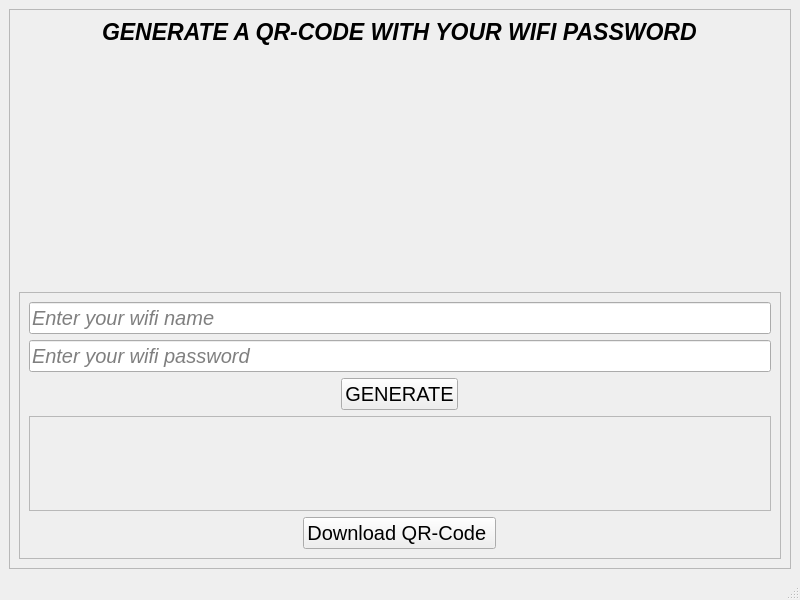
<?xml version="1.0" encoding="UTF-8"?>
<ui version="4.0">
 <class>MainWindow</class>
 <widget class="QMainWindow" name="MainWindow">
  <property name="geometry">
   <rect>
    <x>0</x>
    <y>0</y>
    <width>800</width>
    <height>600</height>
   </rect>
  </property>
  <property name="windowTitle">
   <string>MainWindow</string>
  </property>
  <widget class="QWidget" name="centralwidget">
   <layout class="QGridLayout" name="gridLayout">
    <item row="0" column="0">
     <widget class="QFrame" name="frame">
      <property name="font">
       <font>
        <pointsize>15</pointsize>
       </font>
      </property>
      <property name="autoFillBackground">
       <bool>false</bool>
      </property>
      <property name="frameShape">
       <enum>QFrame::StyledPanel</enum>
      </property>
      <property name="frameShadow">
       <enum>QFrame::Raised</enum>
      </property>
      <layout class="QVBoxLayout" name="verticalLayout_2">
       <item alignment="Qt::AlignHCenter|Qt::AlignTop">
        <widget class="QLabel" name="label">
         <property name="font">
          <font>
           <family>MS Sans Serif</family>
           <pointsize>17</pointsize>
           <weight>75</weight>
           <italic>true</italic>
           <bold>true</bold>
           <underline>false</underline>
           <strikeout>false</strikeout>
          </font>
         </property>
         <property name="text">
          <string>GENERATE A QR-CODE WITH YOUR WIFI PASSWORD</string>
         </property>
        </widget>
       </item>
       <item>
        <widget class="QFrame" name="frame_2">
         <property name="minimumSize">
          <size>
           <width>762</width>
           <height>247</height>
          </size>
         </property>
         <property name="maximumSize">
          <size>
           <width>16777215</width>
           <height>16777215</height>
          </size>
         </property>
         <property name="baseSize">
          <size>
           <width>0</width>
           <height>0</height>
          </size>
         </property>
         <property name="cursor">
          <cursorShape>PointingHandCursor</cursorShape>
         </property>
         <property name="frameShape">
          <enum>QFrame::StyledPanel</enum>
         </property>
         <property name="frameShadow">
          <enum>QFrame::Raised</enum>
         </property>
         <layout class="QVBoxLayout" name="verticalLayout">
          <item>
           <widget class="QLineEdit" name="lineEdit">
            <property name="font">
             <font>
              <italic>true</italic>
             </font>
            </property>
            <property name="cursor">
             <cursorShape>ArrowCursor</cursorShape>
            </property>
            <property name="inputMethodHints">
             <set>Qt::ImhNone</set>
            </property>
            <property name="text">
             <string/>
            </property>
            <property name="echoMode">
             <enum>QLineEdit::Normal</enum>
            </property>
            <property name="placeholderText">
             <string>Enter your wifi name</string>
            </property>
           </widget>
          </item>
          <item>
           <widget class="QLineEdit" name="passwd_line">
            <property name="font">
             <font>
              <pointsize>15</pointsize>
              <italic>true</italic>
             </font>
            </property>
            <property name="echoMode">
             <enum>QLineEdit::Password</enum>
            </property>
            <property name="alignment">
             <set>Qt::AlignLeading|Qt::AlignLeft|Qt::AlignVCenter</set>
            </property>
            <property name="placeholderText">
             <string>Enter your wifi password</string>
            </property>
           </widget>
          </item>
          <item alignment="Qt::AlignHCenter">
           <widget class="QPushButton" name="generate_btn">
            <property name="cursor">
             <cursorShape>PointingHandCursor</cursorShape>
            </property>
            <property name="text">
             <string>GENERATE</string>
            </property>
           </widget>
          </item>
          <item>
           <widget class="QFrame" name="qr_image_frame">
            <property name="frameShape">
             <enum>QFrame::StyledPanel</enum>
            </property>
            <property name="frameShadow">
             <enum>QFrame::Raised</enum>
            </property>
            <layout class="QGridLayout" name="gridLayout_2">
             <item row="0" column="0">
              <widget class="QLabel" name="qr_place">
               <property name="text">
                <string/>
               </property>
              </widget>
             </item>
            </layout>
           </widget>
          </item>
          <item alignment="Qt::AlignHCenter">
           <widget class="QPushButton" name="download_btn">
            <property name="text">
             <string>Download QR-Code </string>
            </property>
           </widget>
          </item>
         </layout>
        </widget>
       </item>
      </layout>
      <zorder>frame_2</zorder>
      <zorder>label</zorder>
     </widget>
    </item>
   </layout>
  </widget>
  <widget class="QMenuBar" name="menubar">
   <property name="geometry">
    <rect>
     <x>0</x>
     <y>0</y>
     <width>800</width>
     <height>31</height>
    </rect>
   </property>
  </widget>
  <widget class="QStatusBar" name="statusbar"/>
 </widget>
 <resources/>
 <connections/>
</ui>
